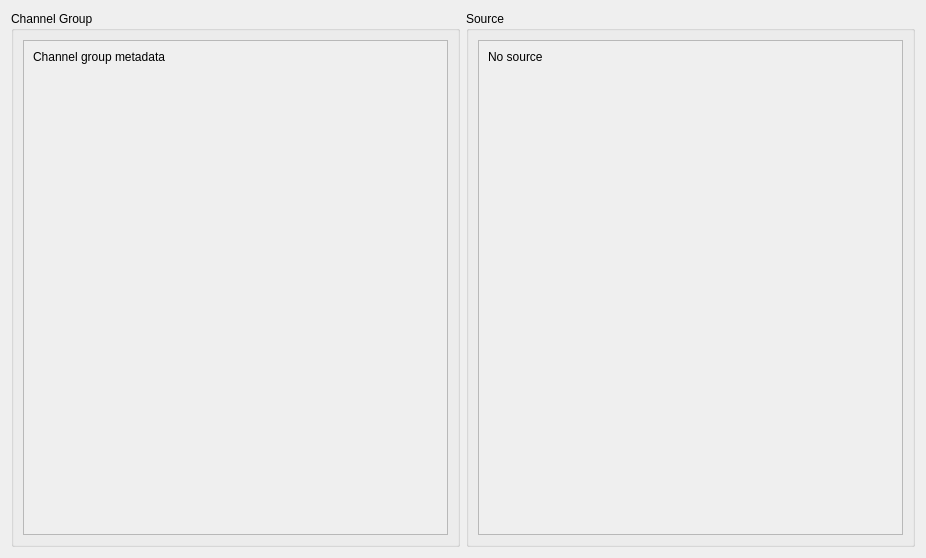
<?xml version="1.0" encoding="UTF-8"?>
<ui version="4.0">
 <class>ChannelGroupInfo</class>
 <widget class="QWidget" name="ChannelGroupInfo">
  <property name="geometry">
   <rect>
    <x>0</x>
    <y>0</y>
    <width>926</width>
    <height>558</height>
   </rect>
  </property>
  <property name="windowTitle">
   <string>Form</string>
  </property>
  <layout class="QHBoxLayout" name="horizontalLayout">
   <item>
    <widget class="QGroupBox" name="groupBox">
     <property name="title">
      <string>Channel Group</string>
     </property>
     <property name="flat">
      <bool>false</bool>
     </property>
     <layout class="QVBoxLayout" name="verticalLayout_4">
      <item>
       <widget class="QScrollArea" name="scrollArea">
        <property name="widgetResizable">
         <bool>true</bool>
        </property>
        <widget class="QWidget" name="scrollAreaWidgetContents">
         <property name="geometry">
          <rect>
           <x>0</x>
           <y>0</y>
           <width>423</width>
           <height>494</height>
          </rect>
         </property>
         <layout class="QVBoxLayout" name="verticalLayout_3">
          <item>
           <widget class="QLabel" name="channel_group_label">
            <property name="text">
             <string>Channel group metadata</string>
            </property>
            <property name="textInteractionFlags">
             <set>Qt::LinksAccessibleByMouse|Qt::TextSelectableByKeyboard|Qt::TextSelectableByMouse</set>
            </property>
           </widget>
          </item>
          <item>
           <spacer name="verticalSpacer_3">
            <property name="orientation">
             <enum>Qt::Vertical</enum>
            </property>
            <property name="sizeHint" stdset="0">
             <size>
              <width>20</width>
              <height>40</height>
             </size>
            </property>
           </spacer>
          </item>
         </layout>
        </widget>
       </widget>
      </item>
     </layout>
    </widget>
   </item>
   <item>
    <widget class="QGroupBox" name="groupBox_3">
     <property name="title">
      <string>Source</string>
     </property>
     <layout class="QVBoxLayout" name="verticalLayout_5">
      <item>
       <widget class="QScrollArea" name="scrollArea_3">
        <property name="widgetResizable">
         <bool>true</bool>
        </property>
        <widget class="QWidget" name="scrollAreaWidgetContents_3">
         <property name="geometry">
          <rect>
           <x>0</x>
           <y>0</y>
           <width>422</width>
           <height>494</height>
          </rect>
         </property>
         <layout class="QVBoxLayout" name="verticalLayout">
          <item>
           <widget class="QLabel" name="source_label">
            <property name="text">
             <string>No source</string>
            </property>
            <property name="textInteractionFlags">
             <set>Qt::LinksAccessibleByMouse|Qt::TextSelectableByKeyboard|Qt::TextSelectableByMouse</set>
            </property>
           </widget>
          </item>
          <item>
           <spacer name="verticalSpacer_2">
            <property name="orientation">
             <enum>Qt::Vertical</enum>
            </property>
            <property name="sizeHint" stdset="0">
             <size>
              <width>20</width>
              <height>40</height>
             </size>
            </property>
           </spacer>
          </item>
         </layout>
        </widget>
       </widget>
      </item>
     </layout>
    </widget>
   </item>
  </layout>
 </widget>
 <resources/>
 <connections/>
</ui>
